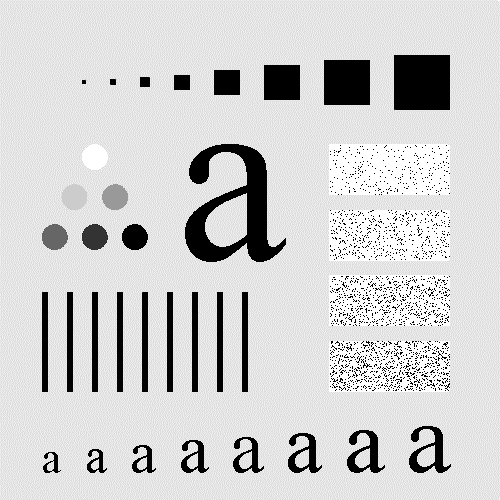
#> input picture image.png, 500 x 500 px
$ python Q1.1.py
#> lines starting #> are read from the running program, lines starting #| are printed output that depends on the picture
import numpy as np
import cv2
import matplotlib.pyplot as plt
from scipy.ndimage.filters import gaussian_filter

def getFourier(img): # function for fourier
	f = np.fft.fft2(img)
	fshift = np.fft.fftshift(f)

	return fshift

def degradeFilter(shape): # filter defination
	filt = np.zeros((shape),dtype="float")
	for i in range(shape[0]):
		for j in range(shape[1]):
			filt[i][j] = (np.e)**(-0.0025*(((i-shape[0]/2)**2 + (j-shape[1]/2)**2)**(5.0/6)))
	return filt

def applyFilter(imgFFT,FreqFilter): # function which applies filter on image (both in fourier domain) and returns normal image
	FreqFiltered = imgFFT*FreqFilter
	FreqFilteredShift = np.fft.fftshift(FreqFiltered)
	Filtered = np.fft.ifft2(FreqFilteredShift)
	ImgFiltered = np.abs(Filtered)
	ImgFiltered = ((ImgFiltered - ImgFiltered.min())*255.0)/(ImgFiltered.max() - ImgFiltered.min())
	ImgFiltered = ImgFiltered.astype("uint8")

	return ImgFiltered

if __name__ == "__main__":
	# opening image in single channel mode
	img = cv2.imread("image.png",0)
#> img is the input picture: shape (500, 500); min 0, max 255, mean 207.1
	# cv2.imshow("img",img)

	# converts in fourier domain
	imgFFT = getFourier(img)
	# making filter
	FreqFilter = degradeFilter(imgFFT.shape)
	# inverse filter
	invFreqFilter = 1.0/(FreqFilter + 0.1)

	# degrades using given function
	ImgFiltered = applyFilter(imgFFT,FreqFilter)
#> in applyFilter, `ImgFiltered = np.abs(Filtered)`:
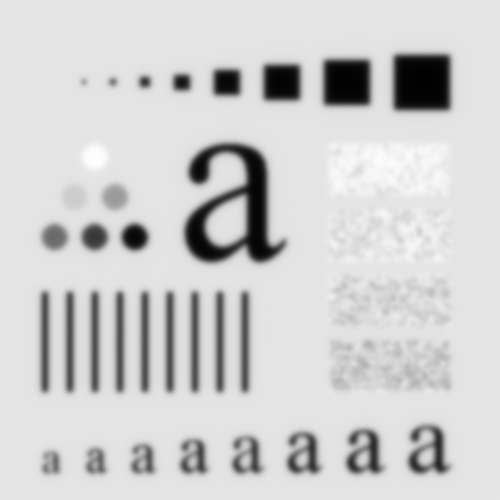
#> ImgFiltered: shape (500, 500) float64; min 1.52, max 254, mean 207.1

	cv2.imshow("Filtered",ImgFiltered)

	imgMax = img.max()
#> imgMax = 255
	StdDevi = [0.05*i*imgMax for i in range(6)]
#> StdDevi = [0, 12.75, 25.5, 38.25, 51, 63.75]
	# adding noise
	noisyImgs = [ImgFiltered.astype(float) + np.random.normal(0, StdDevi[i], ImgFiltered.shape) for i in range(6)]
#> noisyImgs = 6 items
	# gaussian conversion
	noisyImgs = [gaussian_filter(noisyImgs[i],sigma=i) for i in range(len(noisyImgs))]
	# fourier of noise added images
	noisyImgsFFT = [getFourier(noisyImgs[i]) for i in range(len(noisyImgs))]
#> in getFourier (call 5), `f = np.fft.fft2(img)`:
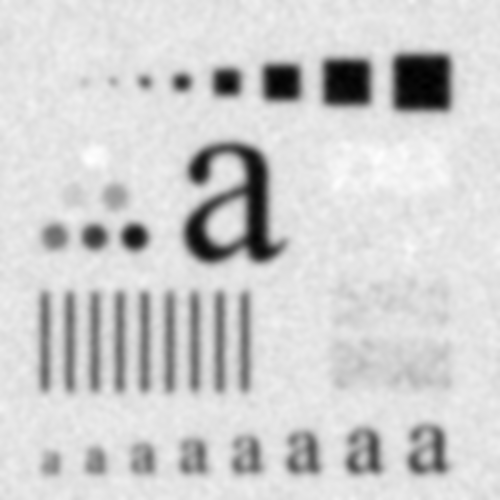
#> img: shape (500, 500) float64; min -6.87, max 256.8, mean 207.1; drawn with min black and max white
#> in getFourier (call 7), `f = np.fft.fft2(img)`:
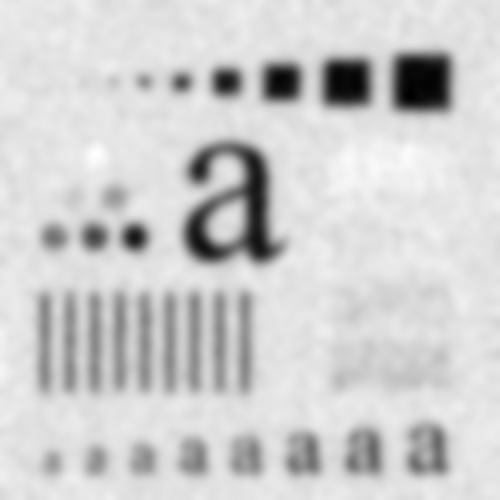
#> img: shape (500, 500) float64; min -2.91, max 256.3, mean 207.2; drawn with min black and max white
#> noisyImgsFFT = 6 items
	# inverse filtering on noise images
	noisyImgsFiltered = [applyFilter(i,invFreqFilter) for i in noisyImgsFFT]
#> in applyFilter (call 3), `ImgFiltered = np.abs(Filtered)`:
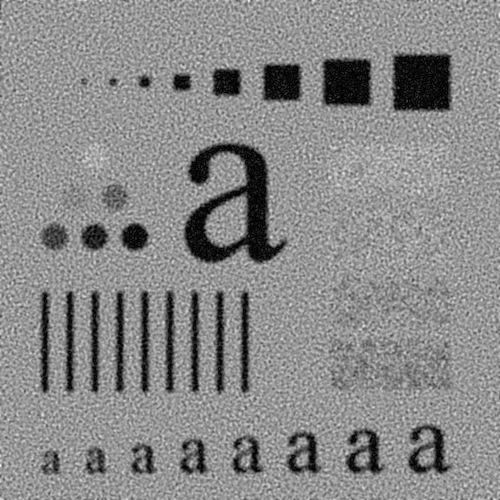
#> ImgFiltered: shape (500, 500) float64; min 9.47e-05, max 349.9, mean 189.3; drawn with min black and max white
#> in applyFilter (call 6), `ImgFiltered = np.abs(Filtered)`:
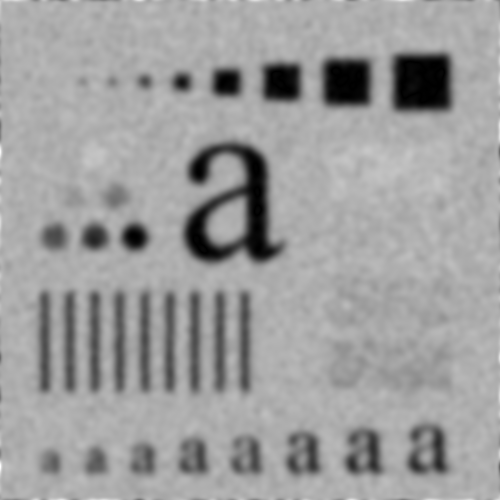
#> ImgFiltered: shape (500, 500) float64; min 0.000193, max 303.2, mean 188.4; drawn with min black and max white
#> noisyImgsFiltered = 6 items

	for i in range(len(noisyImgs)):
		cv2.imshow(str(i),noisyImgsFiltered[i])
		cv2.imwrite("./Results/Q1.1 std devi : " + str(round(StdDevi[i],2)) + " filtered output.png",noisyImgsFiltered[i])
#> this loop made 6 passes

	# RRMSE calculations
	RRMSEnoisy =[(np.sum((img - noisyImgs[i])**2)*1.0/np.sum((img)**2))**0.5 for i in range(len(noisyImgs))]
#> RRMSEnoisy = [3.69, 3.77, 3.93, 4.12, 4.31, 4.49]
	RRMSEfiltered =[(np.sum((img - noisyImgsFiltered[i])**2)*1.0/np.sum((img)**2))**0.5 for i in range(len(noisyImgs))]
#> RRMSEfiltered = [0.746, 0.986, 0.989, 0.98, 0.972, 0.962]

	plt.plot(StdDevi,RRMSEnoisy)
	plt.savefig("./Results/Q1.1.1 - RRMSE degraded image.png")
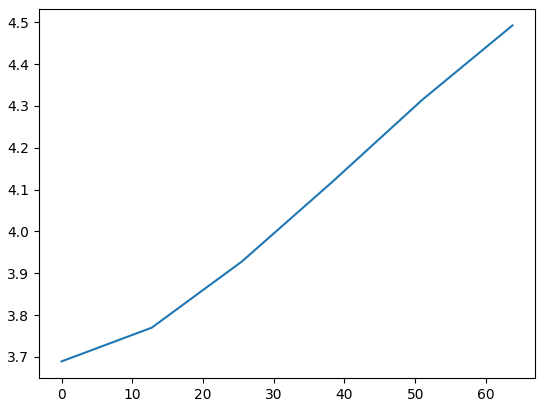
#> figure drawn by matplotlib, 1 panel
	plt.show()
	plt.plot(StdDevi,RRMSEfiltered)
	plt.savefig("./Results/Q1.1.2 - RRMSE filtered images.png")
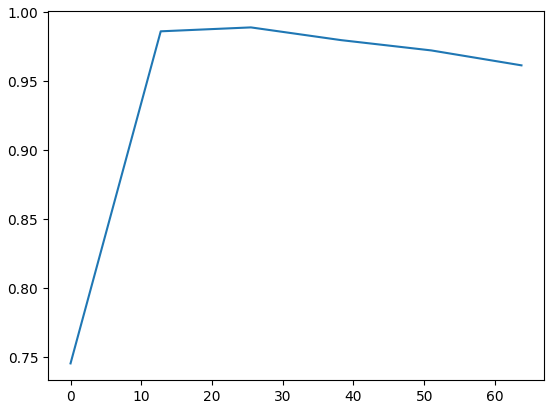
#> figure drawn by matplotlib, 1 panel
	plt.show()

	cv2.waitKey(0)
	cv2.destroyAllWindows()
